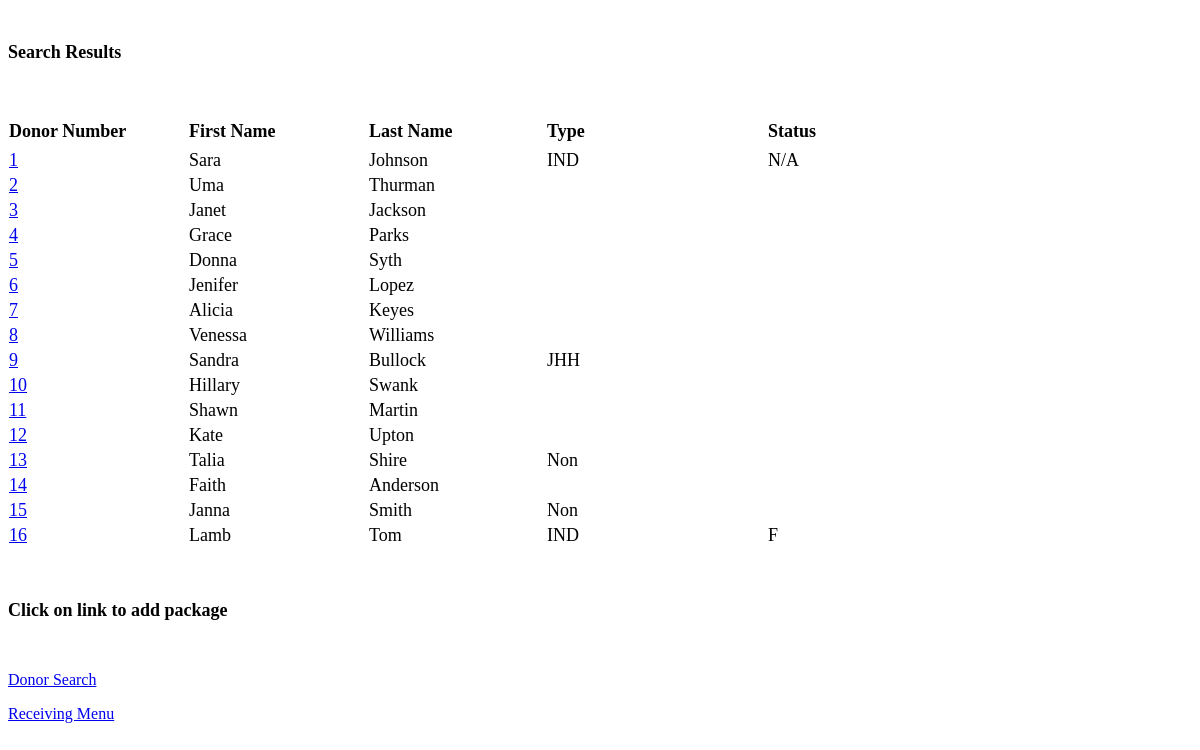
Page /mothersmilk/recv/donorslt.php on the earlier database version.
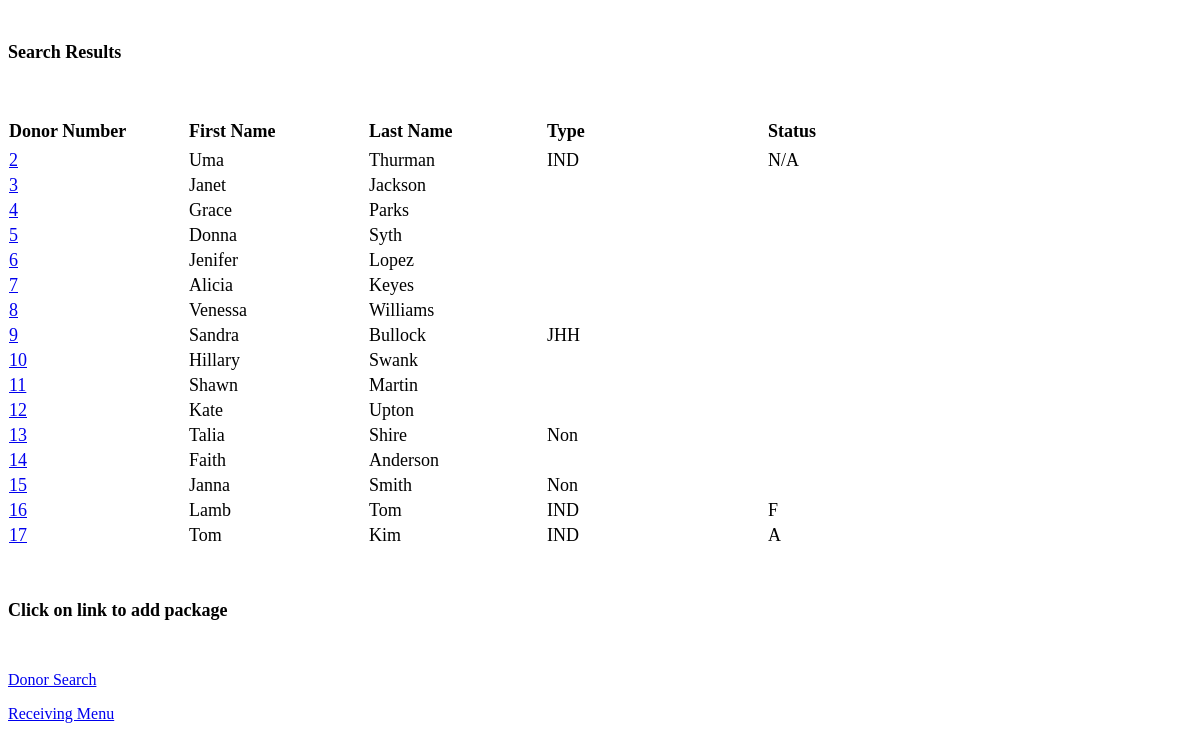
Same page on the later database version.
### tables this page shows
CREATE TABLE IF NOT EXISTS `screenertable` (
  `lastname` varchar(20) NOT NULL,
  `dairyfree` varchar(15) NOT NULL,
  `apstatus` varchar(15) NOT NULL COMMENT 'application status',
  `dnrapdate` date NOT NULL COMMENT 'Donor  Application  Date (Call Date)',
  `donornumber` int(10) unsigned NOT NULL COMMENT 'donor number',
  `address` varchar(20) NOT NULL,
  `city` varchar(20) NOT NULL,
  `state` varchar(20) NOT NULL,
  `zip` int(10) unsigned NOT NULL,
  `country` varchar(15) NOT NULL,
  `homephone` int(10) unsigned NOT NULL,
  `cellphone` int(10) unsigned NOT NULL,
  `babysname` varchar(20) NOT NULL COMMENT 'Baby''s Name',
  `email` varchar(30) NOT NULL COMMENT 'email address',
  `firstname` varchar(20) NOT NULL,
  `middlename` varchar(20) NOT NULL,
  `babysdob` date NOT NULL COMMENT 'Baby''s date of birth',
  `babystatus` varchar(15) NOT NULL,
  `referral` varchar(20) NOT NULL COMMENT 'How donor was referred',
  `donateamount` int(11) DEFAULT '0',
  `donatecommit` varchar(3) NOT NULL,
  `storefrom` varchar(15) NOT NULL,
  `milkcommit` varchar(4) NOT NULL,
  `herbs` varchar(25) NOT NULL,
  `alcohol` varchar(15) NOT NULL,
  `transfusion` varchar(15) NOT NULL,
  `createdby` varchar(20) NOT NULL,
  `lastedit` varchar(20) NOT NULL,
  `lasteditdate` date NOT NULL,
  `donorpacket` varchar(10) NOT NULL,
  `donorcomment` varchar(128) NOT NULL COMMENT 'Comments',
  `organization` varchar(5) NOT NULL,
  `rxbcdate` varchar(45) NOT NULL,
  `smoke` varchar(4) NOT NULL,
  `organizationother` varchar(45) NOT NULL,
  `rxbcchoose` varchar(5) NOT NULL,
  `herbschoose` varchar(5) NOT NULL,
  `alcoholchoose` varchar(5) NOT NULL,
  `ivDrug` varchar(5) NOT NULL,
  `transfusionchoose` varchar(5) NOT NULL,
  `workchoose` varchar(5) NOT NULL,
  `work` varchar(15) NOT NULL,
  `determinechoose` varchar(25) NOT NULL,
  `determine` varchar(15) NOT NULL,
  `heptest` varchar(5) NOT NULL,
  `tattooschoose` varchar(5) NOT NULL,
  `tattoos` varchar(15) NOT NULL,
  `hivtest` varchar(5) NOT NULL,
  `tbtest` varchar(5) NOT NULL,
  `tbtreat` varchar(5) NOT NULL,
  `herpeschoose` varchar(5) NOT NULL,
  `herpes` varchar(15) NOT NULL,
  `hemophilia` varchar(5) NOT NULL,
  `hormones` varchar(5) NOT NULL,
  `ukmoschoose` varchar(5) NOT NULL,
  `ukmos` varchar(15) NOT NULL,
  `eurochoose` varchar(5) NOT NULL,
  `euro` varchar(15) NOT NULL,
  `process` varchar(5) NOT NULL,
  `donorpacketbymail` varchar(3) NOT NULL,
  `donorpacketbyemail` varchar(3) NOT NULL,
  `donorpacketbyfax` varchar(3) NOT NULL,
  `datesentpacket` varchar(10) NOT NULL,
  `staffinitdatesentpacket` varchar(5) NOT NULL,
  `datereceivedpacket` varchar(10) NOT NULL,
  `staffinitdatereceivedpacket` varchar(5) NOT NULL,
  `pedifaxneeded` varchar(3) NOT NULL,
  `datesentpedi` varchar(10) NOT NULL,
  `staffinitdatesentpedi` varchar(5) NOT NULL,
  `datereceivedpedi` varchar(10) NOT NULL,
  `staffinitdatereceivedpedi` varchar(5) NOT NULL,
  `obfaxneeded` varchar(3) NOT NULL,
  `datesentob` varchar(10) NOT NULL,
  `staffinitdatesentob` varchar(5) NOT NULL,
  `datereceivedob` varchar(10) NOT NULL,
  `staffinitdatereceivedob` varchar(5) NOT NULL,
  `other` text NOT NULL,
  `datesentother` varchar(10) NOT NULL,
  `staffinitdatesentother` varchar(5) NOT NULL,
  `datereceivedother` varchar(10) NOT NULL,
  `staffinitdatereceivedother` varchar(5) NOT NULL,
  `datepacketreview` varchar(10) NOT NULL,
  `packetreviewstatus` varchar(6) NOT NULL,
  `staffinitpacketreview` varchar(6) NOT NULL,
  `q1` varchar(3) NOT NULL,
  `q2` varchar(3) NOT NULL,
  `q3` varchar(3) NOT NULL,
  `q4` varchar(3) NOT NULL,
  `q5` varchar(3) NOT NULL,
  `q6` varchar(3) NOT NULL,
  `q7` varchar(3) NOT NULL,
  `q8` varchar(3) NOT NULL,
  `q9` varchar(3) NOT NULL,
  `q10` varchar(3) NOT NULL,
  `q11` varchar(10) NOT NULL,
  `q12` varchar(3) NOT NULL,
  `q13` varchar(3) NOT NULL,
  `q14` varchar(10) NOT NULL,
  `q15` varchar(3) NOT NULL,
  `q16` varchar(3) NOT NULL,
  `q17` varchar(3) NOT NULL,
  `q18` varchar(3) NOT NULL,
  `q19` varchar(3) NOT NULL,
  `q20` varchar(3) NOT NULL,
  `q21` varchar(3) NOT NULL,
  `q22` varchar(3) NOT NULL,
  `q23` varchar(3) NOT NULL,
  `q24` varchar(3) NOT NULL,
  `q25` varchar(3) NOT NULL,
  `q26` varchar(3) NOT NULL,
  `q27` varchar(3) NOT NULL,
  `q28` varchar(3) NOT NULL,
  `q29` varchar(3) NOT NULL,
  `q30` varchar(3) NOT NULL,
  `q31` varchar(3) NOT NULL,
  `q32` varchar(3) NOT NULL,
  `q33` varchar(3) NOT NULL,
  `q34` varchar(3) NOT NULL,
  `q35` varchar(3) NOT NULL,
  `q36` varchar(3) NOT NULL,
  `q37` varchar(3) NOT NULL,
  `q38` varchar(3) NOT NULL,
  `q39` varchar(3) NOT NULL,
  `q40` varchar(3) NOT NULL,
  `q41` varchar(3) NOT NULL,
  `q42` varchar(3) NOT NULL,
  `q43` varchar(3) NOT NULL,
  `q44` varchar(3) NOT NULL,
  `q45` varchar(3) NOT NULL,
  `q46` text NOT NULL,
  `q47` varchar(3) NOT NULL,
  `q48` varchar(3) NOT NULL,
  `q49` varchar(3) NOT NULL,
  `bq1` varchar(3) NOT NULL,
  `bq2` varchar(3) NOT NULL,
  `bq3` varchar(3) NOT NULL,
  `bq4` varchar(3) NOT NULL,
  `bq5` varchar(3) NOT NULL,
  `bq6` varchar(3) NOT NULL,
  `reg` varchar(7) NOT NULL,
  `dfree` varchar(7) NOT NULL,
  `veg` varchar(7) NOT NULL,
  `vegan` varchar(7) NOT NULL,
  `others` varchar(7) NOT NULL
);

### mothersmilk/recv/donorslt.php (the view, shortened to what this page needs)
<!DOCTYPE HTML PUBLIC "-//W3C//DTD HTML 4.0 Transitional//EN">
<HTML>
<HEAD>
</HEAD>
<BODY LANG="en-US" DIR="LTR">
<P>
<?php
$donornum = $_POST["donornumber"];
$lastname = $_POST["lastname"];
$con = mysql_connect("localhost",$_SESSION["uname"],$_SESSION["pwd"]);
   echo "<br>";
   echo  "<P><FONT SIZE=4><B>Search Results</B></FONT></P>";
   if (!$donornum) {
       $donornum = 77777;
       }
   if (!$lastname) {
       $lastname = 'noname';
       }
if (($lastname == 'noname') and ($donornum == 77777))
   {
       $sql   = "SELECT * FROM screenertable order by donornumber";
   }
else
   {
       $sql   = "SELECT * FROM screenertable where lastname =  '$lastname' or donornumber = $donornum order by donornumber";
   }
   $result = mysql_query($sql, $con);
echo "<TABLE FRAME=VOID CELLSPACING=0 COLS=4 RULES=NONE BORDER=0>\n";
echo "	<COLGROUP><COL WIDTH=180><COL WIDTH=180><COL WIDTH=120><COL WIDTH=30><COL WIDTH=50></COLGROUP>\n";
echo "	<TBODY>\n";
echo "		<TR>\n";
echo "			<TD WIDTH=155 HEIGHT=33 ALIGN=LEFT><B><FONT SIZE=4>Donor Number</FONT></B></TD>\n";
echo "			<TD WIDTH=173 ALIGN=LEFT><B><FONT SIZE=4>First Name</FONT></B></TD>\n";
echo "			<TD WIDTH=176 ALIGN=LEFT><B><FONT SIZE=4>Last Name</FONT></B></TD>\n";
echo "			<TD WIDTH=219 ALIGN=LEFT><B><FONT SIZE=4>Type</FONT></B></TD>\n";
echo "			<TD WIDTH=219 ALIGN=LEFT><B><FONT SIZE=4>Status</FONT></B></TD>\n";
echo "		</TR>\n";
while ($row = mysql_fetch_assoc($result))
   {
       $donornum=$row['donornumber'];
       $fname=$row['firstname'];
       $lname=$row['lastname'];
       $organization=$row['organization'];
       $determinechoose=$row['determinechoose'];
       echo "<TR>\n";
       echo "<TD HEIGHT=25 ALIGN=LEFT><FONT SIZE=4><a href=\"./recvadd.php?dnum=$donornum\"> $donornum</a></FONT></TD>\n";
       echo "<TD ALIGN=LEFT><FONT SIZE=4>$fname</FONT></TD>\n";
       echo "<TD ALIGN=LEFT><FONT SIZE=4>$lname</FONT></TD>\n";
       echo "<TD ALIGN=LEFT><FONT SIZE=4>$organization</FONT></TD>\n";
       echo "<TD ALIGN=LEFT><FONT SIZE=4>$determinechoose</FONT></TD>\n";
       echo "</TR>\n";
   }
echo "	</TBODY>\n";
echo "</TABLE>\n";
?>
<P><FONT SIZE=4><B>Click on link to add package</B></FONT></P>
<P><a href="./donorsearch.php">Donor Search</a></P>
<P><a href="./receivingmenu.php">Receiving Menu</a></P>
</BODY>
</HTML>

Differences in the rows shown:
removed screenertable: donornumber "1", firstname "Sara", lastname "Johnson", organization "IND", determinechoose "N/A"
removed screenertable: donornumber "2", firstname "Uma", lastname "Thurman"
added screenertable: donornumber "2", firstname "Uma", lastname "Thurman", organization "IND", determinechoose "N/A"
added screenertable: donornumber "17", firstname "Tom", lastname "Kim", organization "IND", determinechoose "A"
